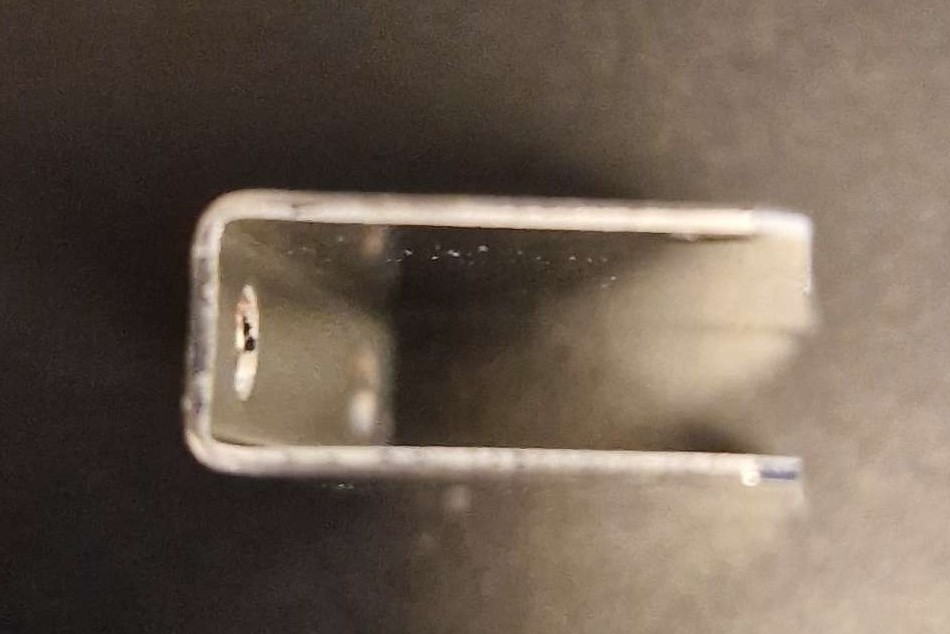
#> input picture DIR2024/123456789.jpg, 950 x 634 px
$ python -i 'camera (3).py'   (imports and definitions only)
#> lines starting #> are read from the running program, lines starting #| are printed output that depends on the picture; after the words box and inside, x2 and y2 are one past the last pixel; in counts of white or black regions, pixels touching at a corner belong together; pictures that were not available may be replaced by others from this repository, and a replacement may not be noted
import cv2
import numpy as np


class Camera:
    # [19 lines left out: functions __init__, capture, not called in this run]

    def release(self):
        # Release the camera
        self.cap.release()

    # [7 lines left out: function capture_and_save, not called in this run]

class Vision:
    def __init__(self):
        # Create rectif rectangle for vision 1
        frame = cv2.imread("calibrate.jpg")
        print(frame.shape)
        frame = frame[30:370,100:420]


        hsv = cv2.cvtColor(frame, cv2.COLOR_BGR2HSV)
        lower_black = np.array([180,98,80])
        upper_black = np.array([0,0,0])
        mask = cv2.inRange(hsv,upper_black,lower_black)

        #cv2.imshow("Mask", mask)

        mask = cv2.GaussianBlur(mask, (9, 9), 0.5)
        edges = cv2.Canny(mask, 600, 600)
        # Define a kernel for dilation
        kernel = np.ones((3, 3), np.uint8)/3
        # Perform dilation to close contours
        edges = cv2.dilate(edges, kernel, iterations=1)

        # find contours
        contours, _ = cv2.findContours(edges, cv2.RETR_EXTERNAL, cv2.CHAIN_APPROX_SIMPLE)
        # fit rectangles to the contours
        rectangles = [cv2.minAreaRect(contour) for contour in contours if cv2.contourArea(contour) > 500]

        draw_on = np.copy(frame)
        # Draw the rectangles on the frame

        for rectangle in rectangles:
            points = cv2.boxPoints(rectangle)
            points = np.int0(points)
            for point in points:
                point[0] -= 0
                point[1] -= -5

            # Draw the rectangle
            cv2.drawContours(draw_on, [points], 0, (0, 255, 0), 1)

        #cv2.imshow("Main rectangle", draw_on)
        #cv2.waitKey(0)


        if len(rectangles) != 1:
            print("Wrong number of rectangles found, calibration failed")

            cv2.imshow("maska", mask)
            cv2.imshow("Edges", edges)
            cv2.imshow("Main rectangle", draw_on)
            cv2.waitKey(0)


        self.rect = rectangles[0]

    def get_rectangles(self,frame, thr1 = 150, thr2 = 200, gaussian_blur=False, dilate = (5, 5), cutoff = 50, cutoff2=0):
        # Detect edges in the frame
        gray = cv2.cvtColor(frame, cv2.COLOR_BGR2GRAY)
        # Improve edge detection
        if gaussian_blur:
            gray = cv2.GaussianBlur(gray, gaussian_blur[0:2], gaussian_blur[2])
        edges = cv2.Canny(gray, thr1, thr2)
        if dilate:
            kernel = np.ones(dilate, np.uint8)
            closed_edges = cv2.dilate(edges, kernel, iterations=1)
        # find contours
        contours, _ = cv2.findContours(closed_edges, cv2.RETR_EXTERNAL, cv2.CHAIN_APPROX_SIMPLE)
        # fit rectangles to the contours
        rectangles = [cv2.minAreaRect(contour) for contour in contours if cv2.contourArea(contour) > cutoff]

        rectangles = [rectangle for rectangle in rectangles if rectangle[1][0]*rectangle[1][1] > cutoff2]


        draw_on = np.copy(frame)
        # Draw the rectangles on the frame

        for rectangle in rectangles:
            points = cv2.boxPoints(rectangle)
            points = np.int0(points)
            # Draw the rectangle
            cv2.drawContours(draw_on, [points], 0, (0, 255, 0), 1)

        return frame, draw_on, rectangles


    # [141 lines left out: functions found, anomaly_orientation_preprocess, orientation_detection, anomaly_detection, pallete, geometric_rectification and 1 more, not called in this run]

    def vision2(self, frame):

        #cv2.imshow("Frame", frame)
        frame = frame[100:200,430:600]

        #cv2.imshow("Frame2", frame)
        # Zoom image
        frame = cv2.resize(frame, (0, 0), fx=2, fy=2)
        # Display the frame
        #cv2.imshow("Crop + zoom", frame)

        # Find rectangles in the frame
        frame, picture, rectangles = self.get_rectangles(frame, thr1 = 80, thr2 = 200, gaussian_blur=(7,7,0.5), cutoff=100)


        if not self.found(rectangles):
            print("Rectangle not found")
            return -1, -1

        # Sort rectangles by area
        rectangles = sorted(rectangles, key=lambda x: x[1][0] * x[1][1], reverse=True)
        rectangles = [rectangles[0]]

        # Display the frame with rectangles
        #cv2.imshow("Rectangles", picture)
        if len(rectangles) == 1:
            edges = self.anomaly_orientation_preprocess(frame, rectangles[0])
            orientation = self.orientation_detection(edges)
            anomaly = self.anomaly_detection(edges)

            return orientation, anomaly
        else:
            print("Wrong number of rectangles found")
            return -1, -1

>>> import cv2
>>> picture = cv2.imread('DIR2024/123456789.jpg', cv2.IMREAD_GRAYSCALE)
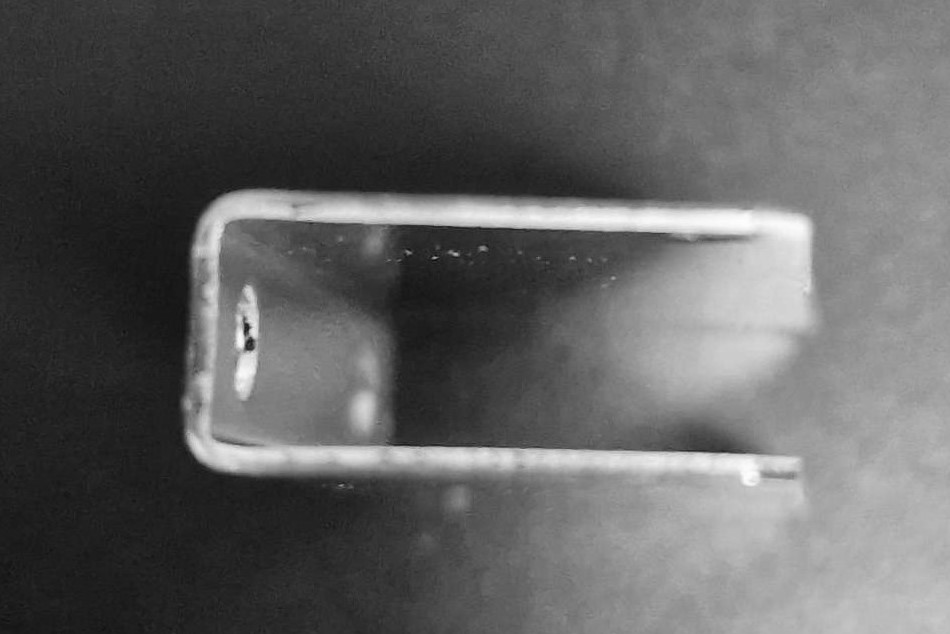
#> picture: shape (634, 950); min 11, max 254, mean 97.5
>>> result = Vision().vision2(picture)
#> in __init__, frame is the input picture: shape (634, 950, 3); mean B, G, R 81.9, 94.6, 109.2
#| (634, 950, 3)
#> in __init__, `hsv = cv2.cvtColor(frame, cv2.COLOR_BGR2HSV)`: hsv: shape (340, 320, 3); mean H, S, V 11.7, 77.5, 77.4
#> in __init__, `mask = cv2.inRange(hsv,upper_black,lower_black)`:
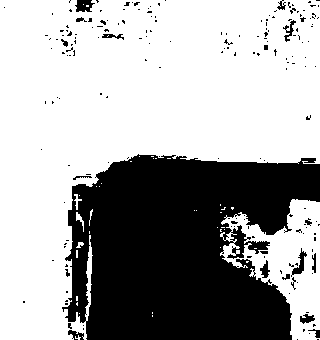
#> mask: shape (340, 320); 65.1% white; 191 black regions (171 under 20 px), largest, box (x1, y1, x2, y2) and area: (62, 154, 320, 340) 36172, (75, 0, 95, 12) 169, (291, 248, 307, 277) 149
#> in __init__, `mask = cv2.GaussianBlur(mask, (9, 9), 0.5)`:
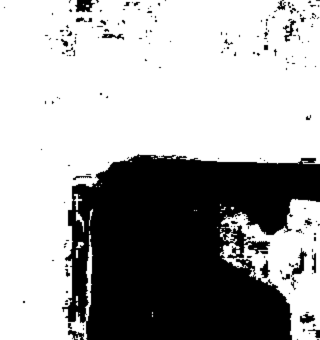
#> mask: shape (340, 320); min 0, max 255, mean 166
#> in __init__, `edges = cv2.Canny(mask, 600, 600)`:
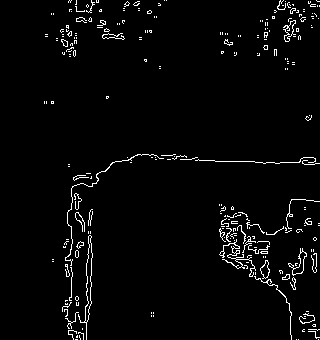
#> edges: shape (340, 320); 3% white in thin lines or dots, all inside (x1, y1, x2, y2) = (44, 0, 320, 340)
#> in __init__, `edges = cv2.dilate(edges, kernel, iterations=1)`:
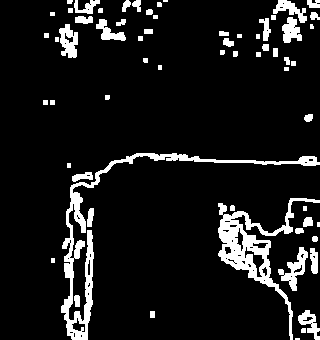
#> edges: shape (340, 320); 9.7% white; 63 white regions (4 under 20 px)
#> in __init__, `contours, _ = cv2.findContours(edges, cv2.RETR_EXTERNAL, cv2.CHAIN_APP..`: contours = 63 contours, 31 with area under 20; largest, box (x1, y1, x2, y2) and area: (218, 198, 320, 340) 2790, (61, 153, 320, 340) 2730, (278, 247, 308, 291) 444, (59, 24, 78, 58) 394, (282, 17, 302, 43) 290
#> in __init__, `rectangles = [cv2.minAreaRect(contour) for contour in contours if cv2...`: rectangles = [((257.1, 260.2), (142, 98.9), -78.85), ((158.4, 202.1), (306, 132.6), -37.03)]
#> the loop in __init__, `for rectangle in rectangles:` made 2 passes
#> (rectangle, points) on passes 1 to 2: (((257.1, 260.2), (142, 98.9), -78.85), [[291, 339], [194, 320], [222, 180], [319, 200]]), (((158.4, 202.1), (306, 132.6), -37.03), [[76, 347], [-3, 241], [240, 57], [320, 162]])
#> after the loop in __init__, `for rectangle in rectangles:`:
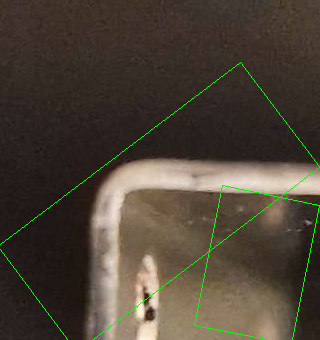
#> draw_on: shape (340, 320, 3); mean B, G, R 54.7, 66.9, 76.5
#> after the loop in __init__, `for rectangle in rectangles:`: point = [320, 167]
#> in __init__, `self.rect = rectangles[0]`: self.rect = ((257.1, 260.2), (142, 98.9), -78.85)
#> in vision2, `frame = frame[100:200,430:600]`:
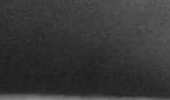
#> frame: shape (100, 170); min 29, max 141, mean 55
#> (the run stopped early here; a loop or call above may not have finished)

$ run again, on DIR2024/black.jpg
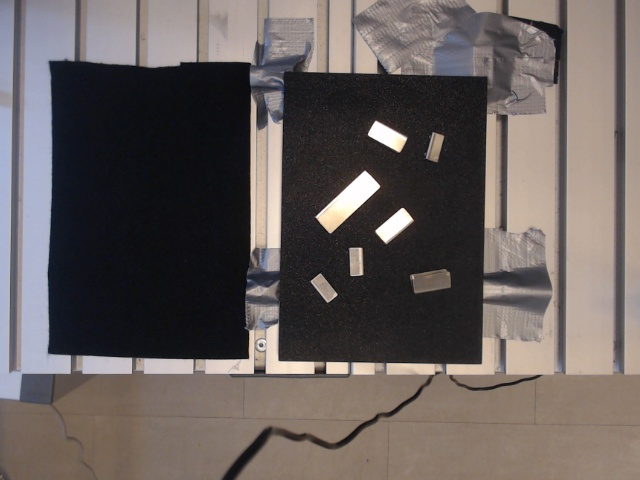
#> input picture DIR2024/black.jpg, 640 x 480 px
#> in __init__, frame is the input picture: shape (480, 640, 3); mean B, G, R 92.2, 94.5, 102.4
#| (480, 640, 3)
#> hsv: shape (340, 320, 3); mean H, S, V 92.1, 41.8, 66.4
#> contours = 66 contours, 18 with area under 20; largest, box (x1, y1, x2, y2) and area: (0, 0, 320, 340) 10596, (214, 139, 282, 205) 2023, (274, 176, 317, 215) 922, (267, 89, 309, 125) 856, (209, 242, 240, 274) 542
#> rectangles = [((223.7, 257.1), (18.74, 33.27), -38.66), ((294.3, 196), (44.58, 24.08), -40.6), ((247.4, 172.1), (75.03, 29.21), -43.6), ((287.8, 106.4), (22.45, 43.54), -60.26), ((159.5, 169.5), (339, 319), -90)]
#> the loop in __init__, `for rectangle in rectangles:` made 5 passes
#> (rectangle, points) on passes 1 to 4: (((223.7, 257.1), (18.74, 33.27), -38.66), [[226, 275], [206, 250], [220, 238], [241, 264]]), (((294.3, 196), (44.58, 24.08), -40.6), [[285, 219], [269, 201], [303, 172], [319, 190]]), (((247.4, 172.1), (75.03, 29.21), -43.6), [[230, 208], [210, 187], [264, 135], [284, 156]]), (((287.8, 106.4), (22.45, 43.54), -60.26), [[301, 126], [263, 105], [274, 85], [312, 107]])
#> after the loop in __init__, `for rectangle in rectangles:`:
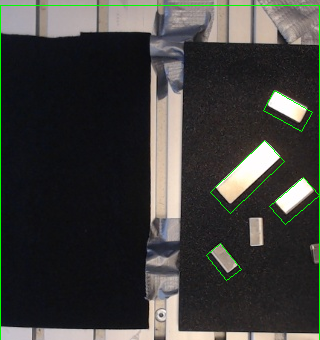
#> draw_on: shape (340, 320, 3); mean B, G, R 59.6, 62.4, 62.8
#> after the loop in __init__, `for rectangle in rectangles:`: point = [319, 5]
#> self.rect = ((223.7, 257.1), (18.74, 33.27), -38.66)
#> in vision2, `frame = frame[100:200,430:600]`:
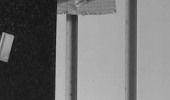
#> frame: shape (100, 170); min 14, max 188, mean 114.4
